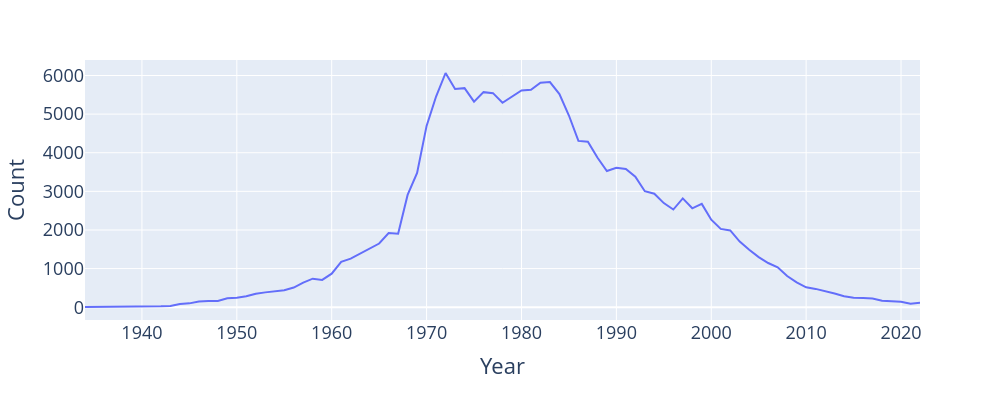

Notebook code cell kept with this figure:
### Code cell
# We'll talk about how to generate plots in a later lecture
fig = px.line(jenn_entries, x="Year", y="Count")

fig.update_layout(font_size = 18,
                  autosize=False,
                  width=1000,
                  height=400)

### Figure 1 — Plotly figure (JSON) as saved in the notebook; plotly's stock layout.template omitted (floating-point values rounded to 4 significant figures)
{"data": [{"hovertemplate": "Year=%{x}<br>Count=%{y}<extra></extra>", "legendgroup": "", "line": {"color": "#636efa", "dash": "solid"}, "marker": {"symbol": "circle"}, "mode": "lines", "name": "", "orientation": "v", "showlegend": false, "type": "scatter", "x": [1934, 1938, 1939, 1940, 1941, 1942, 1943, 1944, 1945, 1946, 1947, 1948, 1949, 1950, 1951, 1952, 1953, 1954, 1955, 1956, 1957, 1958, 1959, 1960, 1961, 1962, 1963, 1964, 1965, 1966, 1967, 1968, 1969, 1970, 1971, 1972, 1973, 1974, 1975, 1976, 1977, 1978, 1979, 1980, 1981, 1982, 1983, 1984, 1985, 1986, 1987, 1988, 1989, 1990, 1991, 1992, 1993, 1994, 1995, 1996, 1997, 1998, 1999, 2000, 2001, 2002, 2003, 2004, 2005, 2006, 2007, 2008, 2009, 2010, 2011, 2012, 2013, 2014, 2015, 2016, 2017, 2018, 2019, 2020, 2021, 2022], "xaxis": "x", "y": [5, 5, 6, 13, 24, 22, 30, 80, 99, 147, 163, 159, 233, 247, 284, 350, 384, 412, 440, 509, 635, 739, 707, 869, 1174, 1257, 1386, 1516, 1649, 1919, 1902, 2907, 3477, 4695, 5456, 6065, 5649, 5673, 5323, 5569, 5543, 5295, 5462, 5612, 5628, 5813, 5830, 5520, 4964, 4306, 4285, 3875, 3528, 3612, 3579, 3382, 3004, 2940, 2696, 2529, 2817, 2561, 2675, 2265, 2027, 1987, 1699, 1485, 1297, 1144, 1035, 808, 641, 515, 474, 421, 354, 286, 243, 239, 226, 167, 145, 141, 91, 114], "yaxis": "y"}], "layout": {"autosize": false, "font": {"size": 18}, "height": 400, "legend": {"tracegroupgap": 0}, "margin": {"t": 60}, "width": 1000, "xaxis": {"anchor": "y", "domain": [0.0, 1.0], "title": {"text": "Year"}}, "yaxis": {"anchor": "x", "domain": [0.0, 1.0], "title": {"text": "Count"}}}}
